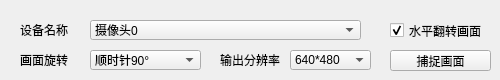
    <widget class="QWidget" name="tabCamera">
     <attribute name="icon">
      <iconset>
       <normaloff>icons/摄像头.png</normaloff>icons/摄像头.png</iconset>
     </attribute>
     <attribute name="title">
      <string>摄像头</string>
     </attribute>
     <widget class="QPushButton" name="btnUseCamera">
      <property name="geometry">
       <rect>
        <x>390</x>
        <y>50</y>
        <width>101</width>
        <height>21</height>
       </rect>
      </property>
      <property name="toolTip">
       <string>Start Capture from camera</string>
      </property>
      <property name="text">
       <string>捕捉画面</string>
      </property>
      <property name="icon">
       <iconset>
        <normaloff>icons/开始蓝框.png</normaloff>icons/开始蓝框.png</iconset>
      </property>
      <property name="checked">
       <bool>false</bool>
      </property>
     </widget>
     <widget class="QComboBox" name="comboLiveCameraID">
      <property name="geometry">
       <rect>
        <x>90</x>
        <y>20</y>
        <width>271</width>
        <height>20</height>
       </rect>
      </property>
      <property name="styleSheet">
       <string notr="true"/>
      </property>
      <property name="currentIndex">
       <number>0</number>
      </property>
      <item>
       <property name="text">
        <string>摄像头0</string>
       </property>
      </item>
      <item>
       <property name="text">
        <string>摄像头1</string>
       </property>
      </item>
      <item>
       <property name="text">
        <string>摄像头2</string>
       </property>
      </item>
      <item>
       <property name="text">
        <string>摄像头3</string>
       </property>
      </item>
      <item>
       <property name="text">
        <string>摄像头4</string>
       </property>
      </item>
     </widget>
     <widget class="QLabel" name="label_CameraRotate">
      <property name="geometry">
       <rect>
        <x>20</x>
        <y>50</y>
        <width>51</width>
        <height>20</height>
       </rect>
      </property>
      <property name="text">
       <string>画面旋转</string>
      </property>
     </widget>
     <widget class="QComboBox" name="comboCameraRotate">
      <property name="geometry">
       <rect>
        <x>90</x>
        <y>50</y>
        <width>111</width>
        <height>20</height>
       </rect>
      </property>
      <property name="styleSheet">
       <string notr="true"/>
      </property>
      <property name="currentIndex">
       <number>1</number>
      </property>
      <item>
       <property name="text">
        <string>不旋转</string>
       </property>
      </item>
      <item>
       <property name="text">
        <string>顺时针90°</string>
       </property>
      </item>
      <item>
       <property name="text">
        <string>逆时针90°</string>
       </property>
      </item>
      <item>
       <property name="text">
        <string>旋转180°</string>
       </property>
      </item>
     </widget>
     <widget class="QLabel" name="label_CameraName">
      <property name="geometry">
       <rect>
        <x>20</x>
        <y>20</y>
        <width>71</width>
        <height>20</height>
       </rect>
      </property>
      <property name="text">
       <string>设备名称</string>
      </property>
     </widget>
     <widget class="QLabel" name="label_29">
      <property name="geometry">
       <rect>
        <x>220</x>
        <y>50</y>
        <width>71</width>
        <height>20</height>
       </rect>
      </property>
      <property name="text">
       <string>输出分辨率</string>
      </property>
     </widget>
     <widget class="QComboBox" name="comboCamResolution">
      <property name="geometry">
       <rect>
        <x>290</x>
        <y>50</y>
        <width>81</width>
        <height>20</height>
       </rect>
      </property>
      <property name="styleSheet">
       <string notr="true"/>
      </property>
      <property name="currentIndex">
       <number>0</number>
      </property>
      <item>
       <property name="text">
        <string>640*480</string>
       </property>
      </item>
      <item>
       <property name="text">
        <string>720*480</string>
       </property>
      </item>
      <item>
       <property name="text">
        <string>1280*720</string>
       </property>
      </item>
      <item>
       <property name="text">
        <string>1280*960</string>
       </property>
      </item>
      <item>
       <property name="text">
        <string>1920*1080</string>
       </property>
      </item>
     </widget>
     <widget class="QCheckBox" name="checkBoxFlipCameraH">
      <property name="geometry">
       <rect>
        <x>390</x>
        <y>20</y>
        <width>101</width>
        <height>21</height>
       </rect>
      </property>
      <property name="toolTip">
       <string>Camera Flip Horizontal</string>
      </property>
      <property name="text">
       <string>水平翻转画面</string>
      </property>
      <property name="checked">
       <bool>true</bool>
      </property>
     </widget>
    </widget>
